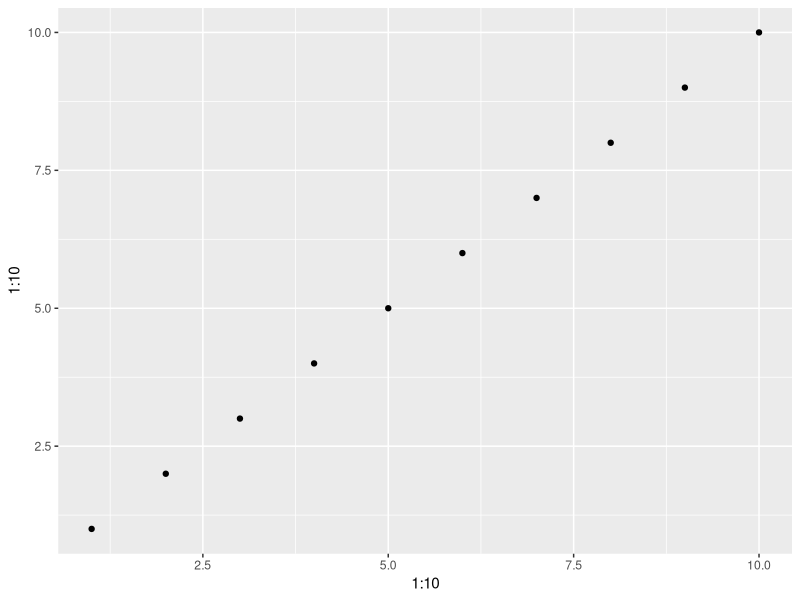

This chart was generated by the following R code:
## ---- chunk 1
library("ggplot2")
qplot(1:10, 1:10)
## ---- chunk 2
seq(from = 0, to = 10, by = 2)
## ---- chunk 3
seq(0, 10, 2)
## ---- chunk 4
numbers <- c(2, 4, 22, 6, 26)
sort(numbers, decreasing = TRUE)
